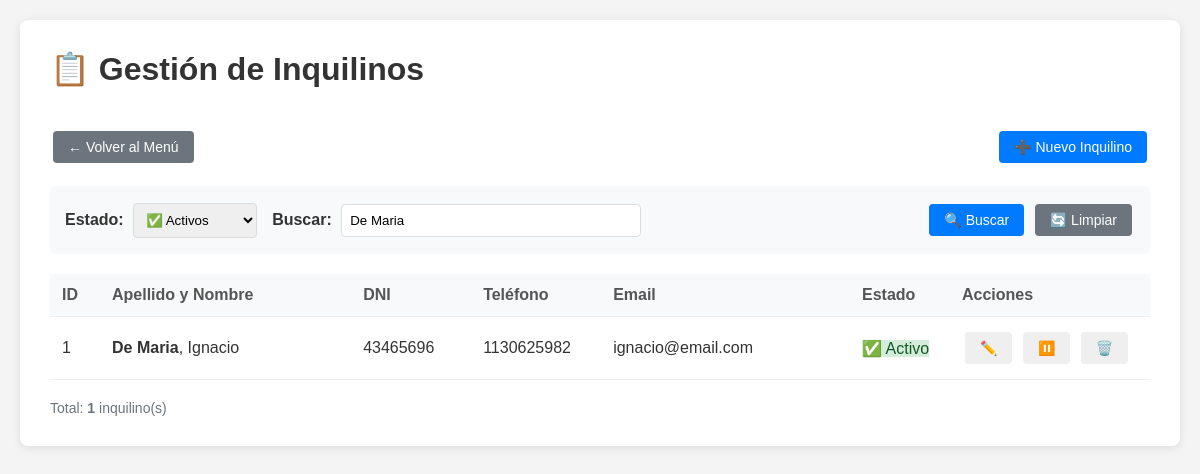
/form_inquilinos.php?busqueda=De Maria (signed in), run on the app's committed database.
### tables this page shows
CREATE TABLE `inquilinos` (
  `id` int(11) NOT NULL AUTO_INCREMENT,
  `nombre` varchar(100) NOT NULL,
  `apellido` varchar(100) NOT NULL,
  `dni` varchar(20) NOT NULL,
  `telefono` varchar(50) DEFAULT NULL,
  `email` varchar(100) DEFAULT NULL,
  `direccion` varchar(255) DEFAULT NULL,
  `localidad` varchar(100) DEFAULT NULL,
  `provincia` varchar(100) DEFAULT NULL,
  `observaciones` text DEFAULT NULL,
  `estado` enum('activo','inactivo','eliminado') NOT NULL DEFAULT 'activo',
  `created_at` timestamp NOT NULL DEFAULT current_timestamp(),
  `updated_at` timestamp NOT NULL DEFAULT current_timestamp() ON UPDATE current_timestamp(),
  `deleted_at` timestamp NULL DEFAULT NULL,
  PRIMARY KEY (`id`),
  UNIQUE KEY `dni` (`dni`),
  KEY `idx_inquilino_dni` (`dni`)
);

### form_inquilinos.php (the view, shortened to what this page needs)
<?php
require_once 'config.php';
$filtro = $_GET['filtro'] ?? 'activos';
$busqueda = $_GET['busqueda'] ?? '';
$sql = "SELECT * FROM inquilinos WHERE 1=1";
$params = [];
if ($filtro === 'activos') {
    $sql .= " AND estado = 'activo'";
} elseif ($filtro === 'inactivos') {
    $sql .= " AND estado = 'inactivo'";
} elseif ($filtro === 'eliminados') {
    $sql .= " AND estado = 'eliminado'";
}
if (!empty($busqueda)) {
    $sql .= " AND (apellido LIKE :busqueda OR nombre LIKE :busqueda OR dni LIKE :busqueda)";
    $params[':busqueda'] = "%$busqueda%";
}
$sql .= " ORDER BY apellido, nombre";
$stmt = $pdo->prepare($sql);
$stmt->execute($params);
$inquilinos = $stmt->fetchAll();
?>
<!DOCTYPE html>
<html lang="es">
<head>
    <link rel="stylesheet" href="assets/css/styles.css">
</head>
<body class="form-inquilinos">
    <div class="container">
        <h1>📋 Gestión de Inquilinos</h1>
        <div class="top-actions">
            <div>
                <a href="index.php" class="btn btn-secondary">← Volver al Menú</a>
            </div>
            <div>
                <button onclick="nuevoInquilino()" class="btn btn-primary">
                    ➕ Nuevo Inquilino
                </button>
            </div>
        </div>
        <div class="filtros">
            <form method="GET" style="display: flex; gap: 15px; align-items: center; flex-wrap: wrap; width: 100%;">
                <div>
                    <label>Estado:</label>
                    <select name="filtro" onchange="this.form.submit()">
                        <option value="activos" <?php echo $filtro === 'activos' ? 'selected' : '' ?>>✅ Activos</option>
                    </select>
                </div>
                <div style="flex-grow: 1;">
                    <label>Buscar:</label>
                    <input type="text" name="busqueda" value="<?php echo htmlspecialchars($busqueda) ?>"
                           placeholder="Apellido, nombre o DNI..." style="min-width: 300px;">
                </div>
                <div>
                    <button type="submit" class="btn btn-primary">🔍 Buscar</button>
                    <a href="form_inquilinos.php" class="btn btn-secondary">🔄 Limpiar</a>
                </div>
            </form>
        </div>
        <table>
            <thead>
                <tr>
                    <th style="width: 50px;">ID</th>
                    <th>Apellido y Nombre</th>
                    <th style="width: 120px;">DNI</th>
                    <th style="width: 130px;">Teléfono</th>
                    <th>Email</th>
                    <th style="width: 100px;">Estado</th>
                    <th style="width: 200px;">Acciones</th>
                </tr>
            </thead>
            <tbody>
                <?php if (count($inquilinos) > 0): ?>
                    <?php foreach ($inquilinos as $inquilino): ?>
                        <tr id="row-<?php echo $inquilino['id'] ?>">
                            <td><?php echo $inquilino['id'] ?></td>
                            <td>
                                <strong><?php echo htmlspecialchars($inquilino['apellido']) ?></strong>,
                                <?php echo htmlspecialchars($inquilino['nombre']) ?>
                            </td>
                            <td><?php echo htmlspecialchars($inquilino['dni']) ?></td>
                            <td><?php echo htmlspecialchars($inquilino['telefono'] ?? '-') ?></td>
                            <td><?php echo htmlspecialchars($inquilino['email'] ?? '-') ?></td>
                            <td>
                                <span class="estado-badge estado-<?php echo $inquilino['estado'] ?>">
                                    <?php
                                    $estados = [
                                        'activo' => '✅ Activo',
                                        'inactivo' => '⏸️ Inactivo',
                                        'eliminado' => '🗑️ Eliminado'
                                    ];
                                    echo $estados[$inquilino['estado']] ?? $inquilino['estado'];
                                    ?>
                                </span>
                            </td>
                            <td>
                                <?php if ($inquilino['estado'] !== 'eliminado'): ?>
                                    <button onclick="editarInquilino(<?php echo $inquilino['id'] ?>)"
                                            class="btn btn-editar" title="Editar">
                                        ✏️
                                    </button>
                                    <?php if ($inquilino['estado'] === 'activo'): ?>
                                        <button onclick="desactivarInquilino(<?php echo $inquilino['id'] ?>)"
                                                class="btn btn-desactivar" title="Desactivar">
                                            ⏸️
                                        </button>
                                    <?php endif; ?>
                                    <button onclick="eliminarInquilino(<?php echo $inquilino['id'] ?>)"
                                            class="btn btn-eliminar" title="Eliminar">
                                        🗑️
                                    </button>
                                <?php else: ?>
                                    <span style="color: #999; font-style: italic;">Eliminado</span>
                                <?php endif; ?>
                            </td>
                        </tr>
                    <?php endforeach; ?>
                <?php endif; ?>
            </tbody>
        </table>
        <div style="margin-top: 20px; color: #6c757d; font-size: 14px;">
            Total: <strong><?php echo count($inquilinos) ?></strong> inquilino(s)
        </div>
    </div>
</body>
</html>

### assets/css/styles.css (style rules this page uses)
* { margin: 0; padding: 0; box-sizing: border-box; }
body { font-family: Arial, sans-serif; background: #f4f4f4; margin: 0; padding: 20px; color: #333; }
.container { max-width: 1400px; margin: 0 auto; background: white; padding: 30px; border-radius: 8px; box-shadow: 0 2px 10px rgba(0, 0, 0, 0.1); }
h1 { color: #333; padding-bottom: 10px; margin-bottom: 30px; }
h1, h2, h3 { color: #333; }
.btn { padding: 8px 15px; margin: 3px; border: none; cursor: pointer; border-radius: 4px; font-size: 14px; text-decoration: none; display: inline-block; transition: all 0.3s; }
.btn-primary { background: #007bff; color: white; }
.btn-secondary { background: #6c757d; color: white; }
.filtros { margin: 20px 0; padding: 15px; background: #f8f9fa; border-radius: 5px; display: flex; gap: 15px; align-items: center; flex-wrap: wrap; }
.filtros label { font-weight: bold; margin-right: 5px; }
.filtros input, .filtros select { padding: 8px; border: 1px solid #ddd; border-radius: 4px; }
.top-actions { display: flex; justify-content: space-between; align-items: center; margin-bottom: 20px; }
table { width: 100%; border-collapse: collapse; margin-top: 20px; }
th, td { padding: 12px; text-align: left; border-bottom: 1px solid #eee; }
th { background: #343a40; color: white; font-weight: bold; }
.badge-success, .estado-activo { background: #d4edda; color: #155724; }
.form-inquilinos h1 { border-bottom-color: #007bff; }
table { width: 100%; border-collapse: collapse; }
th { background: #f8f9fa; font-weight: bold; color: #555; }

### data on the page
inquilinos: id "1", apellido "De Maria", nombre "Ignacio", dni "43465696", telefono "1130625982", email "ignacio@email.com", estado "✅ Activo"

### other printed values
count($inquilinos) "1"
